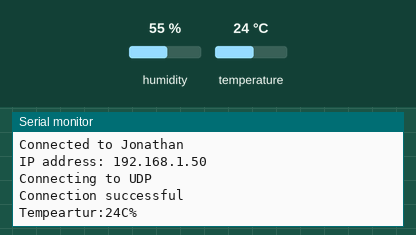
Simulated run of this sketch. Board: ESP8266 (NodeMCU). Parts: the last lines printed to the serial monitor. The inputs (shaded band) are chosen by the test bench; at power-on: temperature 24 °C, humidity 55 %. WiFi joins after 1.5 s; servers stay silent unless stated.

Above: at 2.7 s.
2.8 s: temperature set to 12 °C
At 4.3 s:
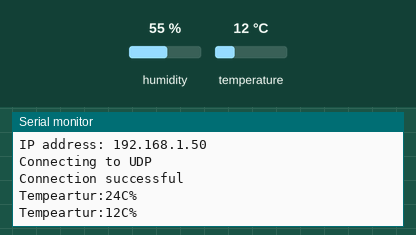
4.5 s: temperature set to 19 °C
At 6.1 s:
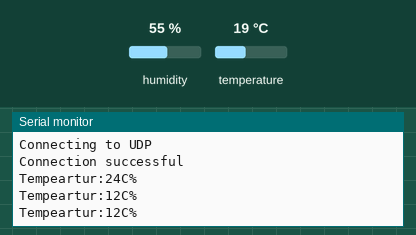
Timing chart, 0 to 7.6 s (numbered marks = the images above; inputs shaded):
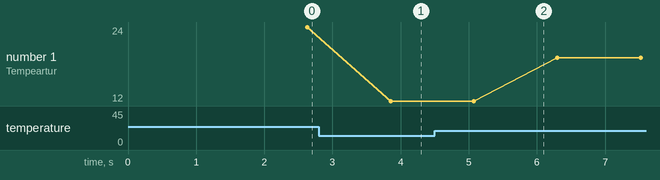

Measured:
- after the input at 2.8 s, the serial monitor: prints a new line after 1.1 s (image 1)
- plotted number 1: 24 → 12 after the input at 2.8 s, 12 → 19 after the input at 4.5 s

The sketch:

ESP_TEMPP.ino
```cpp
#include <dht.h>

#include <ESP8266WiFi.h>
#include <WiFiUDP.h>
#include <stdlib.h>
#include <stdio.h>

dht DHT;
boolean connectUDP();
boolean connectWifi();

// wifi connection variables
const char* ssid = "Jonathan";
//const char* password = "";
boolean wifiConnected = false;

const int DHTpin = 2;
int temp;
int celsius = 0;
//int humidity = 0;

// UDP variables
unsigned int localPort = 8888;
WiFiUDP UDP;
boolean udpConnected = false;
IPAddress remote(192,168,0,4);
char ReplyBuffer[10]; // a string to send back


void setup() {
  Serial.begin(115200);
  // Initialise wifi connection
  wifiConnected = connectWifi();

  // only proceed if wifi connection successful
  if(wifiConnected){
     udpConnected = connectUDP();
  }
}

void loop() {
  // check if UDP connections were successful


    //Serial.print(celsius);
    Serial.print("\n");
    delay(100);


    if(udpConnected)
    {

    temp = DHT.read11(DHTpin);

    celsius = DHT.temperature;
    //humidity = DHT.humidity;
    delay(1000);
    Serial.print("Tempeartur:");
    Serial.print(celsius);
    Serial.print("C");
   /* Serial.print("\t|\t");
    Serial.print("Luftfuktighet:");
    Serial.print(humidity);*/
    Serial.print("%\n");
    itoa(celsius, ReplyBuffer, 10);

      UDP.beginPacket(remote, localPort);
      UDP.write("2 ");
      UDP.write(ReplyBuffer);
      UDP.endPacket();
        delay(100);
      }
  }


//----------------------------------------FUNCTIONS--------------------------------------------

// connect to UDP – returns true if successful or false if not
 boolean connectUDP()
 {
    boolean state = false;

    Serial.println("");
    Serial.println("Connecting to UDP");

    if(UDP.begin(localPort) == 1)
    {
      Serial.println("Connection successful");
      state = true;
    }
    else
    {
      Serial.println("Connection failed");
    }

    return state;
}


// connect to wifi – returns true if successful or false if not
 boolean connectWifi()
 {
    boolean state = true;
    int i = 0;
    WiFi.begin(ssid);
    Serial.println("");
    Serial.println("Connecting to WiFi");

    // Wait for connection
    Serial.print("Connecting");
    while (WiFi.status() != WL_CONNECTED)
    {
      delay(500);
      Serial.print(".");
      if (i > 10)
      {
        state = false;
        break;
      }
      i++;
    }
    if (state)
    {
      Serial.println("");
      Serial.print("Connected to ");
      Serial.println(ssid);
      Serial.print("IP address: ");
      Serial.println(WiFi.localIP());
    }
    else
    {
      Serial.println("");
      Serial.println("Connection failed.");
    }
    return state;
}
```
